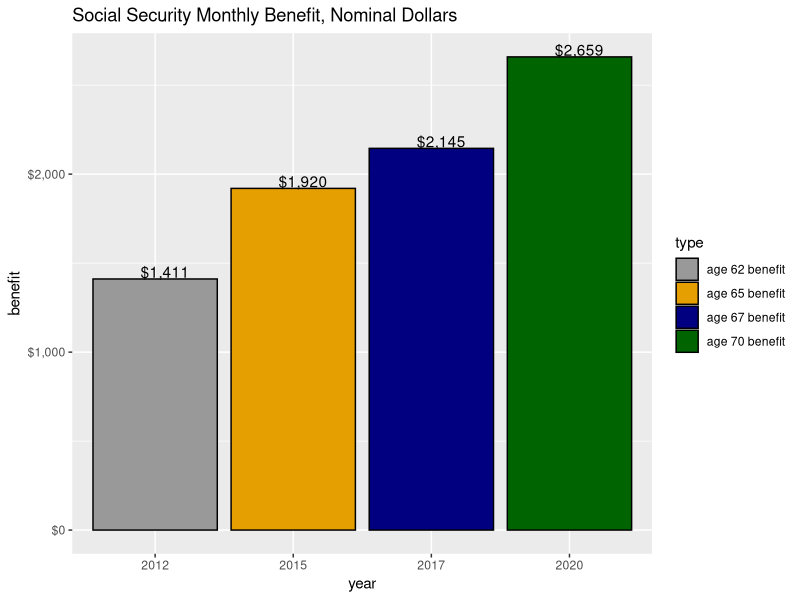
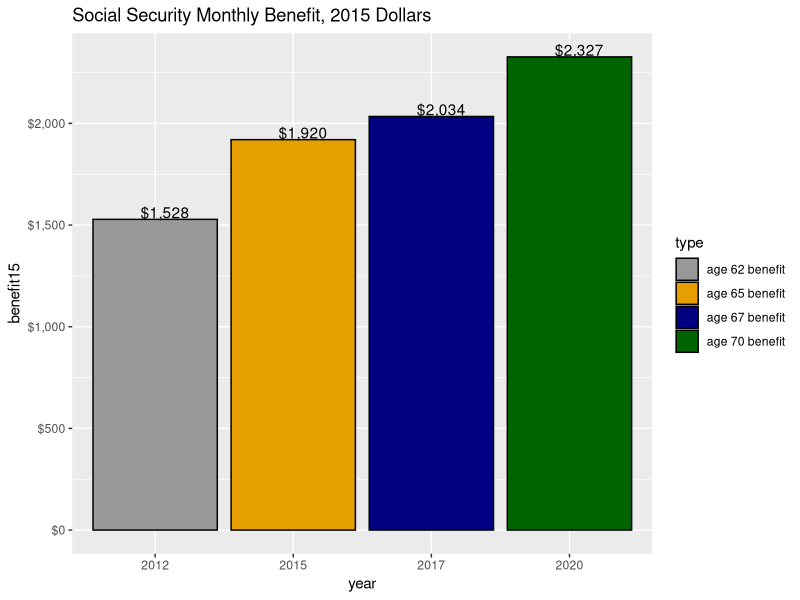
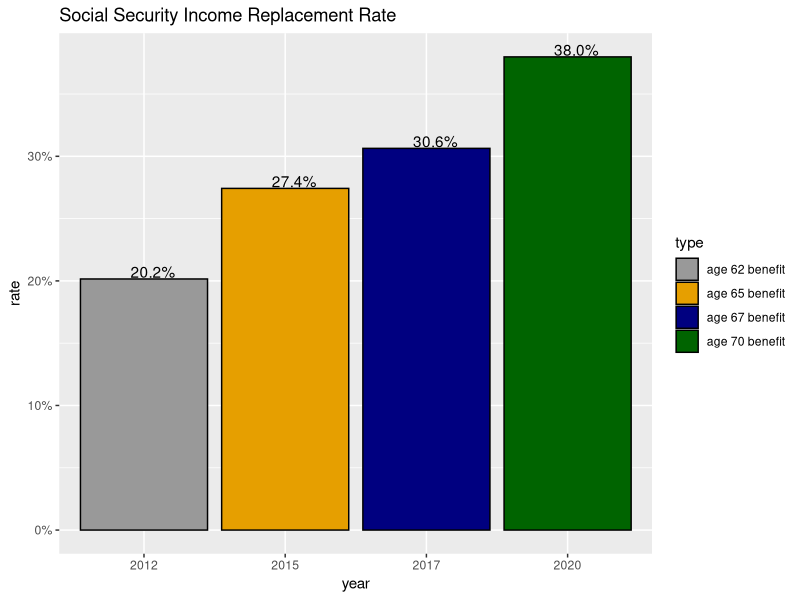

Here is the R script that generated these plots, in order:
library(foreign)
library(plyr)
library(ggplot2)
library(scales)
setwd("~/data/misc")
ss1 <- read.csv("sscalc.csv")
attach(ss1)
#########################################################
############INPUTS NEEDED TO RUN CALCULATOR##############
############startsal=base salary#########################
############salgrowth=salary growth rate#################
############birthyr=year born############################
############length=years working plus ages up to 70######
############age_length=calculates age####################
############age_range=ages in data set###################
#########################################################

startsal <- 15992
salgrowth <- 1.05
birthyr <- 1950
length <- 41  #years working plus ages up to 70, adjust if changing age_range (now at age 30-70)
age_length <- ss1$year-birthyr
age_range <- age_length>=30 & age_length<=70 #year start working, plus ages up to 70 to calculate benefit


#index factor function
age2 <-function(z) {
  age <- ss1$year - z
  
  factor<-ifelse(age<=60 & age>=22, wgindex[age==60]/wgindex, 1)
  return(factor)
}

#age function
age3 <-function(z) {
  age <- ss1$year - z
  
  return(age)
}

#merging age, index factor functions into social security dataset--make function input objects at top 
age <- age3(birthyr)
ifactor <- age2(birthyr)

Z <- data.frame(ss1, age, ifactor)
######subsetting data set to only include ages 30-64--adjust this if needed#####
Z2 <- subset(Z, age_range)

#salary function
salary <- function(x,y) {
  
  len <- length
  sal <- numeric(len)
  sal[1] <- x
  for(i in 2:len) {
    sal[i] <- sal[i-1]*y
  }
  return(sal)
}
sal <- salary(startsal,salgrowth)

#merging all function into single social security data set
ss2 <- data.frame(Z2, sal)

#indexing wage history
ss2$indsal <- pmin(ss2$sal*ss2$ifactor, ss2$ifactor*ss2$maxsal)

#average indexed monthly earnings
high35 <-tail(sort(ss2$indsal[ss2$age>=22 & ss2$age<=64]), 35)
aime <- floor(sum(high35)/420)

#primary insurance amount pieces
piece1a <- ifelse(aime>=ss2$pia1[ss2$age==62], ss2$pia1[ss2$age==62], aime)
piece2a <- ifelse(aime>=ss2$pia1, 
                  pmin((aime - ss2$pia1[ss2$age==62]), (ss2$pia2[ss2$age==62] - ss2$pia1[ss2$age==62])), 0)
piece3a <- ifelse(aime>=ss2$pia2[ss2$age==62], aime - ss2$pia2[ss2$age==62], 0)

piece1b <- piece1a*.9
piece2b <- ifelse(aime>piece1a, piece2a*.32, 0)
piece3b <- piece3a*.15

totpia=round(piece1b + piece2b + piece3b, digits=1)    #need to learn how to round down

#adjusting cola to allow for multiplication by base benefit
ss2$cola2 <- ss2$cola+1

#benefit at age 65
pia65 <- totpia*ss2$cola2[ss2$age==62]*ss2$cola2[ss2$age==63]*ss2$cola2[ss2$age==64]
#benefit65=floor(pia65*(1-(5/9)*24*.01))
benefit65=floor(ifelse(birthyr<1960, 
                 pia65*(1-(5/9)*12*.01),
                 pia65*(1-(5/9)*24*.01)))

#benefit at age 62
benefit62=floor(totpia*(1-(5/9)*36*.01)*(1-(5/12)*24*.01))

#full benefit at age 67
fullbenefit=floor(totpia*ss2$cola2[ss2$age==62]*ss2$cola2[ss2$age==63]*ss2$cola2[ss2$age==64]*
  ss2$cola2[ss2$age==65]*ss2$cola2[ss2$age==66])

#increased benefit at age 70
benefit70=floor(fullbenefit*(1+(16/24)*36*.01))

#benefits in 2015 dollars with 2.7% inflation
realb62=round(benefit62/(1.027^(ss2$year[ss2$age==62]-2015)), digits=0)
realb65=round(benefit65/(1.027^(ss2$year[ss2$age==65]-2015)), digits=0)
realb67=round(fullbenefit/(1.027^(ss2$year[ss2$age==67]-2015)), digits=0)
realb70=round(benefit70/(1.027^(ss2$year[ss2$age==70]-2015)), digits=0)

#replacement rates
rate62=(benefit62*12)/ss2$sal[ss2$age==64]
rate65=(benefit65*12)/ss2$sal[ss2$age==64]
rate67=(fullbenefit*12)/ss2$sal[ss2$age==64]
rate70=(benefit70*12)/ss2$sal[ss2$age==64]


#creating consolidated social security benefit data frame
plot <- data.frame(
  year=factor(c(ss2$year[ss2$age==62], ss2$year[ss2$age==65], ss2$year[ss2$age==67], ss2$year[ss2$age==70])),
  type = factor(c("age 62 benefit","age 65 benefit","age 67 benefit", "age 70 benefit")),
  benefit = c(benefit62, benefit65, fullbenefit, benefit70),
  benefit15 = c(realb62, realb65, realb67, realb70),
  rate = c(rate62, rate65, rate67, rate70)
)

#benefit amount, nominal dollars
ggplot(data=plot, aes(x=year, y=benefit, fill=type)) + 
  geom_bar(stat="identity", color="black", position=position_dodge()) +
  geom_text(aes(label=dollar(benefit)), hjust=0.3, vjust=-.1) +
  scale_fill_manual(values=c("#999999", "#E69F00", "navy", "darkgreen")) +
  scale_x_discrete(breaks=c(ss2$year[ss2$age==62], ss2$year[ss2$age==65], 
                              ss2$year[ss2$age==67], ss2$year[ss2$age==70])) +
  scale_y_continuous(labels = dollar) +
  ggtitle("Social Security Monthly Benefit, Nominal Dollars")

#benefit amount, inflation-adjusted 2015 dollars
ggplot(data=plot, aes(x=year, y=benefit15, fill=type)) + 
  geom_bar(stat="identity", color="black", position=position_dodge()) +
  geom_text(aes(label=dollar(benefit15)), hjust=0.3, vjust=-.1) +
  scale_fill_manual(values=c("#999999", "#E69F00", "navy", "darkgreen")) +
  scale_x_discrete(breaks=c(ss2$year[ss2$age==62], ss2$year[ss2$age==65], 
                            ss2$year[ss2$age==67], ss2$year[ss2$age==70])) +
  scale_y_continuous(labels = dollar) +
  ggtitle("Social Security Monthly Benefit, 2015 Dollars")

#replacement rate
ggplot(data=plot, aes(x=year, y=rate, fill=type)) +
  geom_bar(stat="identity", color="black", position=position_dodge()) +
  geom_text(aes(label=percent(rate)), hjust=0.3, vjust=-.1) +
  scale_fill_manual(values=c("#999999", "#E69F00", "navy", "darkgreen")) +
  scale_x_discrete(breaks=c(ss2$year[ss2$age==62], ss2$year[ss2$age==65], 
                            ss2$year[ss2$age==67], ss2$year[ss2$age==70])) +
  scale_y_continuous(labels = percent) +
   ggtitle("Social Security Income Replacement Rate")